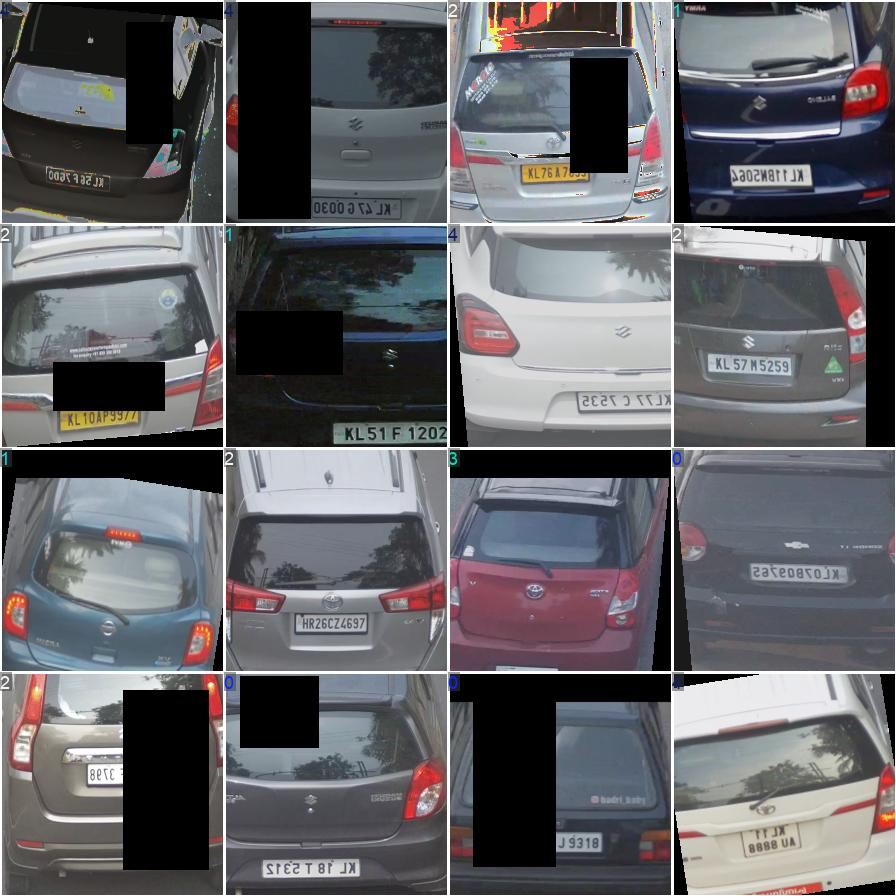
#> input picture colour-trained/train_batch0.jpg, 896 x 896 px; its folder holds only this picture in this run
$ python -i dehaze_contrast.py   (imports and definitions only)
#> lines starting #> are read from the running program, lines starting #| are printed output that depends on the picture
#> further down, picture is the input picture: shape (896, 896, 3); mean B, G, R 103.7, 99.5, 100.1
import cv2
import numpy as np
import os

class ImageEnhancer:
    def __init__(self, clip_limit=2.0, tile_grid_size=(8, 8), gamma=1.2):
        """
        :param clip_limit: Threshold for contrast limiting (higher = more contrast but more noise). 2.0 is standard.
        :param tile_grid_size: Size of grid for histogram equalization.
        :param gamma: < 1.0 makes it darker, > 1.0 makes it brighter.
        """
#> called with clip_limit = 2, tile_grid_size = (8, 8), gamma = 1.2
        self.clahe = cv2.createCLAHE(clipLimit=clip_limit, tileGridSize=tile_grid_size)
        self.gamma = gamma
        # Create lookup table for fast gamma correction
        self.lookUpTable = np.empty((1, 256), np.uint8)
        for i in range(256):
            self.lookUpTable[0, i] = np.clip(pow(i / 255.0, 1.0 / gamma) * 255.0, 0, 255)

    def adjust_gamma(self, image):
        """Fast Gamma correction using a lookup table."""
        return cv2.LUT(image, self.lookUpTable)

    def apply_clahe_color(self, image):
        """
        Applies CLAHE to the L-channel (Lightness) of the LAB color space.
        This cuts haze without messing up the colors (unlike RGB equalization).
        """
        # 1. Convert to LAB color space
        lab = cv2.cvtColor(image, cv2.COLOR_BGR2LAB)
#> lab: shape (896, 896, 3); mean of channels 0, 1, 2 117.1, 129.3, 126
        l, a, b = cv2.split(lab)
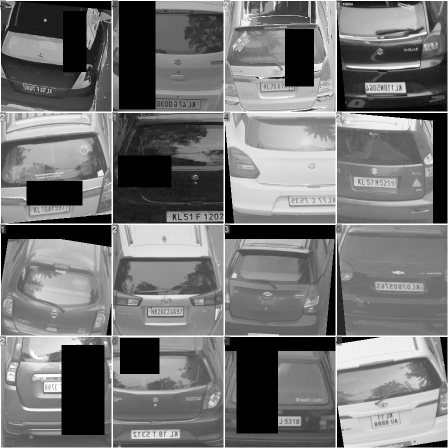
#> l: shape (896, 896) (shown at 1/2 size); min 0, max 255, mean 117.1
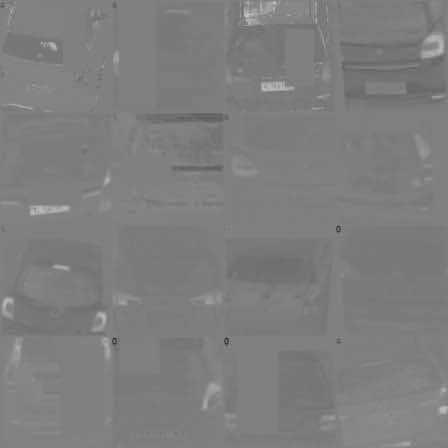
#> b: shape (896, 896) (shown at 1/2 size); min 43, max 203, mean 126

        # 2. Apply CLAHE to L-channel
        l_enhanced = self.clahe.apply(l)
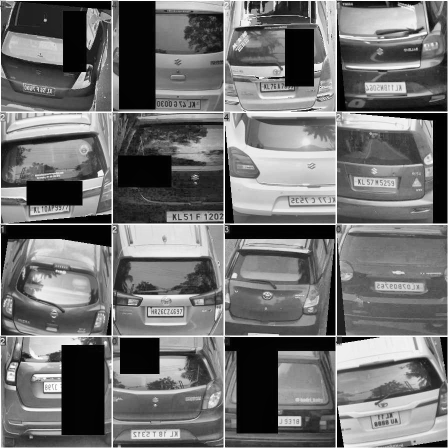
#> l_enhanced: shape (896, 896) (shown at 1/2 size); min 1, max 255, mean 113.5

        # 3. Merge back and convert to BGR
        lab_enhanced = cv2.merge((l_enhanced, a, b))
#> lab_enhanced: shape (896, 896, 3); mean of channels 0, 1, 2 113.5, 129.3, 126
        return cv2.cvtColor(lab_enhanced, cv2.COLOR_LAB2BGR)
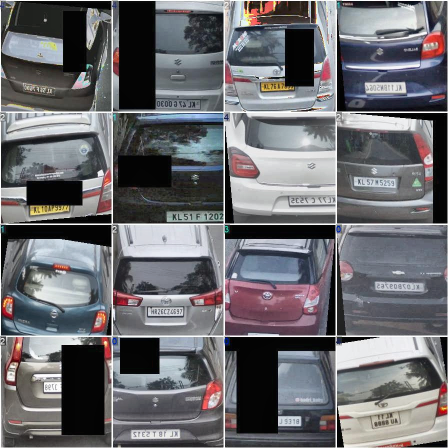
#> returned value: shape (896, 896, 3) (shown at 1/2 size); mean B, G, R 112, 108, 108.4

    def sharpen(self, image):
        """Applies a subtle Unsharp Mask to pop edges."""
        gaussian = cv2.GaussianBlur(image, (0, 0), 3.0)
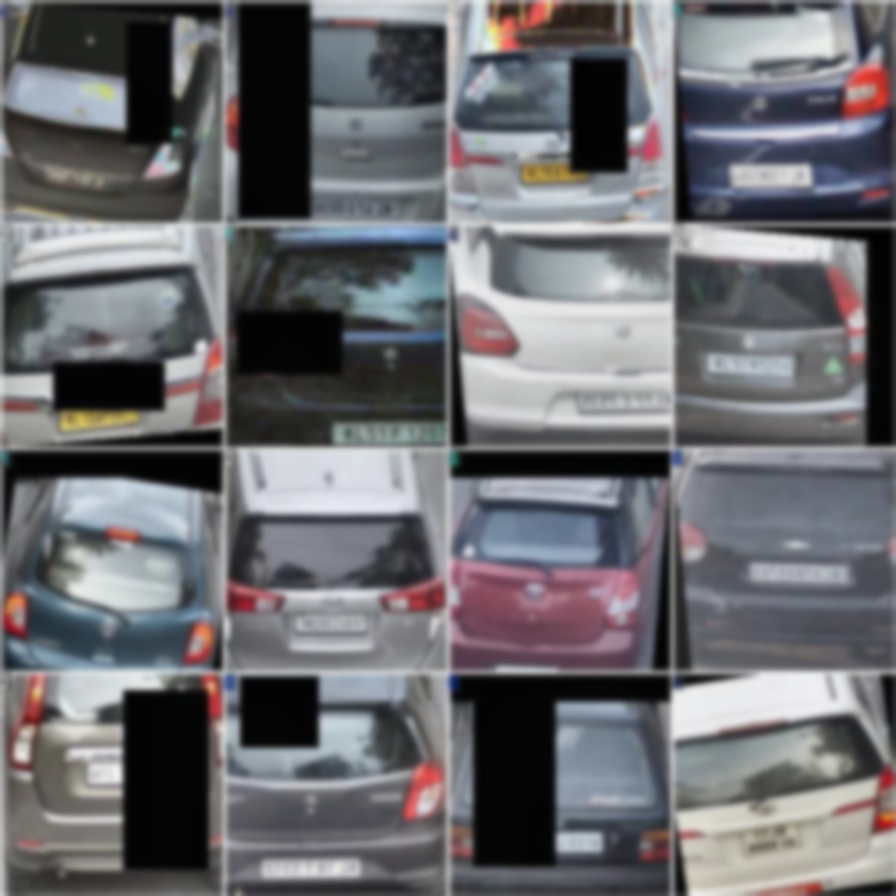
#> gaussian: shape (896, 896, 3); mean B, G, R 111.7, 107.7, 108.1
        return cv2.addWeighted(image, 1.5, gaussian, -0.5, 0, image)

    def process(self, image):
        """Run the full pipeline."""
        # Step 1: Gamma correction (bring up the darks)
        img = self.adjust_gamma(image)

        # Step 2: CLAHE (Dehaze / Local Contrast)
        img = self.apply_clahe_color(img)

        # Step 3: Sharpening (Optional - good for OCR/Plates)
        img = self.sharpen(img)

        return img

# --- USAGE EXAMPLE ---
# [28 lines not run here, left out]

>>> import cv2
>>> picture = cv2.imread('colour-trained/train_batch0.jpg')
>>> result = ImageEnhancer().process(picture)

$ run again, on colour-trained/train_batch2.jpg
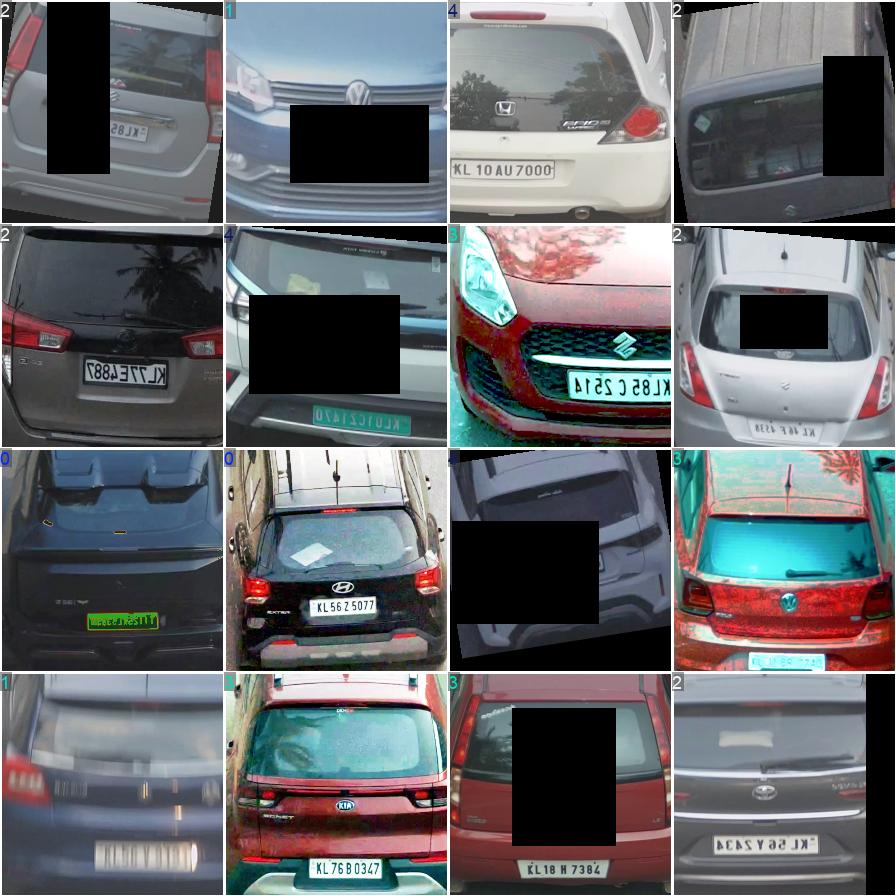
#> input picture colour-trained/train_batch2.jpg, 896 x 896 px
#> picture is the input picture: shape (896, 896, 3); mean B, G, R 108.4, 104.4, 102.7
#> lab: shape (896, 896, 3); mean of channels 0, 1, 2 122, 129, 126.4
#> in apply_clahe_color, `l, a, b = cv2.split(lab)`:
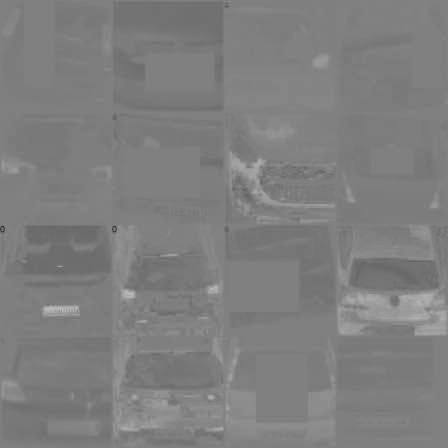
#> b: shape (896, 896) (shown at 1/2 size); min 49, max 190, mean 126.4
#> lab_enhanced: shape (896, 896, 3); mean of channels 0, 1, 2 117.6, 129, 126.4
#> in sharpen, `gaussian = cv2.GaussianBlur(image, (0, 0), 3.0)`:
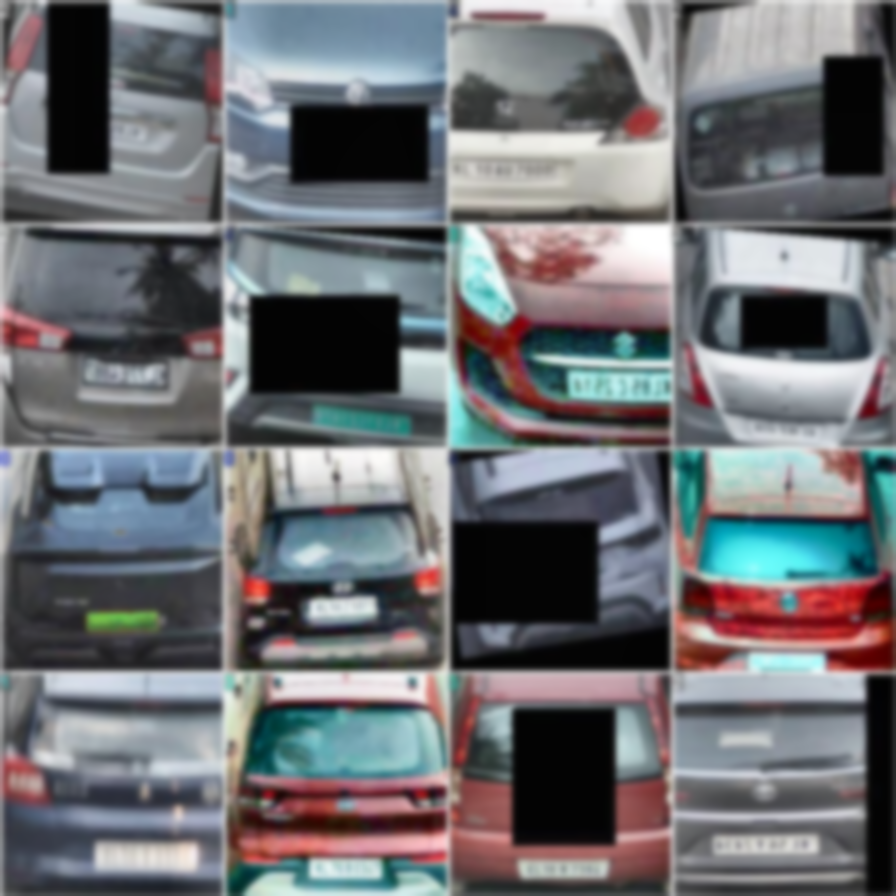
#> gaussian: shape (896, 896, 3); mean B, G, R 115.3, 111.4, 109.7
